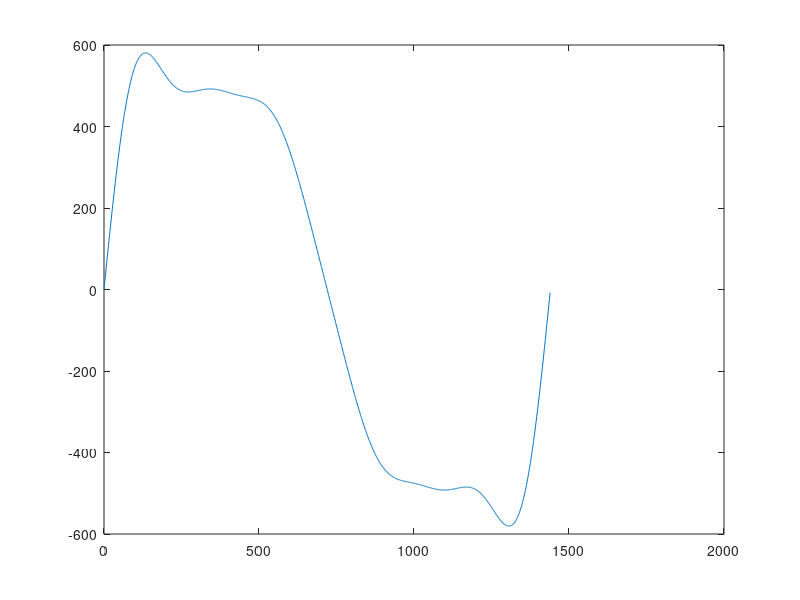

Here is the MATLAB script that generated this plot:
hold on;
data = load('3.mat');
day = 13;
successful_rate = data.num(day * 1440 + 1:(day + 1) * 1440, 4)';
amount = data.num(day * 1440 + 1:(day + 1) * 1440, 3)';
response_time = data.num(day * 1440 + 1:(day + 1) * 1440, 5)';
time = 1:1:1440;
plot(time, successful_rate, 'r.')
plot(time, amount / 1200, 'b.')
plot(time, response_time / 100, 'g.')

amp = [593 75.32 140.5 62.3 38.7 20.5];
hold off;
Fs = 1440;            % Sampling frequency
T = 1/Fs;             % Sampling period
L = 1440;             % Length of signal
t = (0:L-1)*T;        % Time vector

S = 0;
for index = 1:6
    S = S + amp(index) * sin(index * pi * 2 * t);
end
plot(Fs * t, S) 